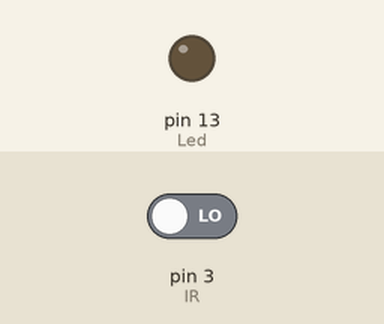
Recording of a sketch running on a simulated Arduino Uno, built with avr-gcc and run on an emulated ATmega328P. Shown: output pins drawn as LEDs (lit = HIGH). The test bench sets the inputs (shaded band); at power-on: pin 3 (IR) LOW.

Above: at 1.2 s.
1.3 s: pin 3 (IR) driven HIGH
At 1.6 s:
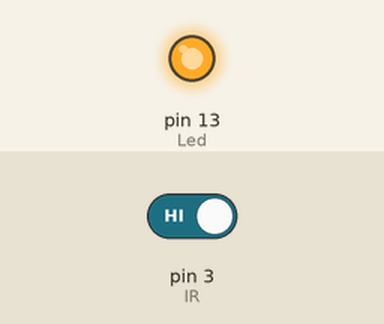
2.8 s: pin 3 (IR) driven LOW
At 3.9 s:
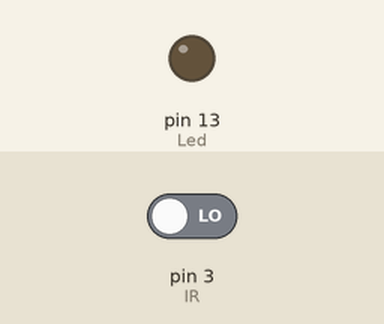
Timing chart, 0 to 5.8 s (numbered marks = the images above; inputs shaded):
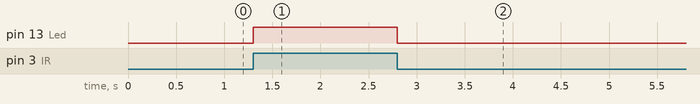

Measured:
- after the input at 1.3 s, pin 13 (Led): LOW → HIGH at once
- after the input at 2.8 s, pin 13 (Led): HIGH → LOW at once

The sketch:

IR.ino
```cpp
int Led=13;
int IR=3;
int val;
void setup()
{
pinMode(Led,OUTPUT);
pinMode(IR,INPUT);
}
void loop()
{
val=digitalRead(IR);
if(val==HIGH)
{
digitalWrite(Led,HIGH);
}
else
{
digitalWrite(Led,LOW);
}
}
```
